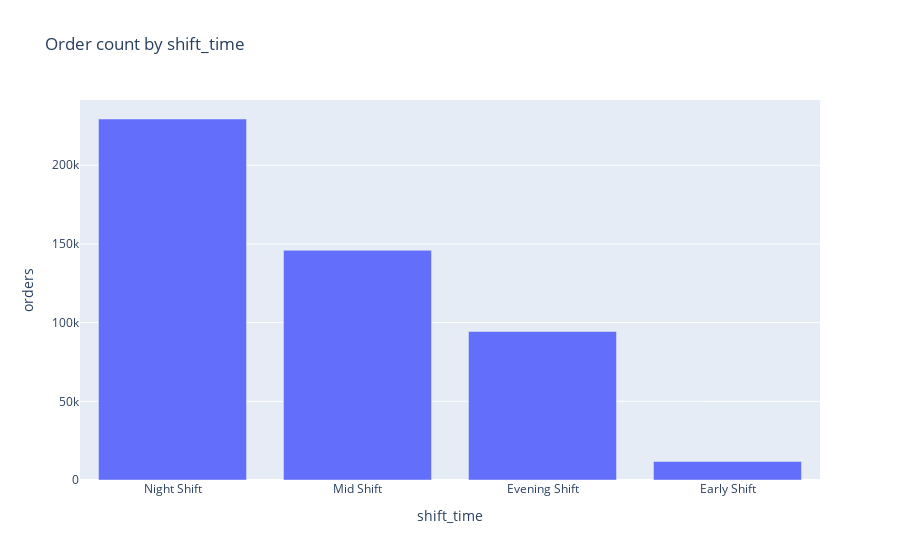

Notebook code cell kept with this figure:
### Code cell
# plot order count by season in a bar chart plotly
grouped = eda_train.groupby('shift_time')['orders'].sum().reset_index()

# sort data
grouped = grouped.sort_values('orders', ascending=False)

fig = px.bar(grouped, x='shift_time', y='orders', title='Order count by shift_time')
fig.show()

### Figure 1 — Plotly figure (JSON) as saved in the notebook; plotly's stock layout.template omitted (floating-point values rounded to 4 significant figures)
{"data": [{"alignmentgroup": "True", "hovertemplate": "shift_time=%{x}<br>orders=%{y}<extra></extra>", "legendgroup": "", "marker": {"color": "#636efa", "pattern": {"shape": ""}}, "name": "", "offsetgroup": "", "orientation": "v", "showlegend": false, "textposition": "auto", "type": "bar", "x": ["Night Shift", "Mid Shift", "Evening Shift", "Early Shift"], "xaxis": "x", "y": [229394, 145961, 94359, 11751], "yaxis": "y"}], "layout": {"barmode": "relative", "legend": {"tracegroupgap": 0}, "title": {"text": "Order count by shift_time"}, "xaxis": {"anchor": "y", "domain": [0, 1], "title": {"text": "shift_time"}}, "yaxis": {"anchor": "x", "domain": [0, 1], "title": {"text": "orders"}}}}
